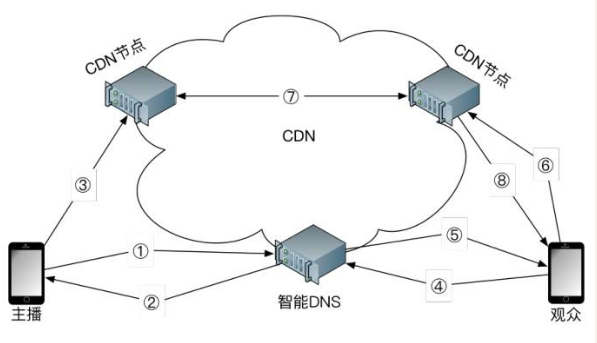
#> input picture BlogPicture/photos/2014-10-27_CDN直播系统架构.png, 597 x 343 px; its folder holds 4 pictures in this run
$ python tool.py   (older library calls are emulated)
#> lines starting #> are read from the running program, lines starting #| are printed output that depends on the picture
### BlogPicture/photos/ImageProcess.py
# coding=utf-8
from PIL import Image
import shutil
import os

class Graphics:
    '''图片处理类

    参数
    -------
    infile: 输入文件路径
    outfile: 输出文件路径
    '''
    def __init__(self, infile, outfile):
        self.infile = infile
        self.outfile = outfile

    # [41 lines left out: functions fixed_size, resize_by_width, resize_by_height, resize_by_size, not called in this run]


    def cut_by_ratio(self):
        """按照图片长宽进行分割

        ------------
        取中间的部分，裁剪成正方形
        """
        im = Image.open(self.infile)
        (x, y) = im.size
        if x > y:
            region = (int(x/2-y/2), 0, int(x/2+y/2), y)
            #裁切图片
            crop_img = im.crop(region)
            #保存裁切后的图片
            crop_img.save(self.outfile)
        elif x < y:
            region = (0, int(y/2-x/2), x, int(y/2+x/2))
            #裁切图片
            crop_img = im.crop(region)
            #保存裁切后的图片
            crop_img.save(self.outfile)

### BlogPicture/photos/tool.py
#coding: utf-8
from PIL import Image
import os
import sys
import json
from datetime import datetime
from ImageProcess import Graphics

# 定义压缩比，数值越大，压缩越小
SIZE_normal = 1.0
SIZE_small = 1.5
SIZE_more_small = 2.0
SIZE_more_small_small = 3.0


def make_directory(directory):
    """创建目录"""
    os.makedirs(directory)

def directory_exists(directory):
    """判断目录是否存在"""
    if os.path.exists(directory):
        return True
    else:
        return False

def list_img_file(directory):
    """列出目录下所有文件，并筛选出图片文件列表返回"""
#> called with directory = '../photos/'
    old_list = os.listdir(directory)
    # print old_list
    new_list = []
    for filename in old_list:
        name,fileformat = filename.split(".")
        if fileformat.lower() == "jpg" or fileformat.lower() == "png" or fileformat.lower() == "gif":
            new_list.append(filename)
    #print new_list
    return new_list


def print_help():
    print("""
    This program helps compress many image files
    you can choose which scale you want to compress your img(jpg/png/etc)
    1) normal compress(4M to 1M around)
    2) small compress(4M to 500K around)
    3) smaller compress(4M to 300K around)
    """)

# [22 lines left out: function compress, not called in this run]
def compress_photo():
    '''调用压缩图片的函数
    '''
    src_dir, des_dir = "../photos/", "../min_photos/"

    if directory_exists(src_dir):
        if not directory_exists(src_dir):
            make_directory(src_dir)
        # business logic
        file_list_src = list_img_file(src_dir)
    if directory_exists(des_dir):
        if not directory_exists(des_dir):
            make_directory(des_dir)
        file_list_des = list_img_file(des_dir)
        # print file_list
    '''如果已经压缩了，就不再压缩'''
    for i in range(len(file_list_des)):
        if file_list_des[i] in file_list_src:
            file_list_src.remove(file_list_des[i])
    compress('4', des_dir, src_dir, file_list_src)

# [41 lines left out: function handle_photo, not called in this run]

def cut_photo():
    """裁剪算法

    ----------
    调用Graphics类中的裁剪算法，将src_dir目录下的文件进行裁剪（裁剪成正方形）
    """
    src_dir = "../photos/"
    if directory_exists(src_dir):
        if not directory_exists(src_dir):
            make_directory(src_dir)
        # business logic
        file_list = list_img_file(src_dir)
        # print file_list
        if file_list:
            print_help()
            for infile in file_list:
                img = Image.open(src_dir+infile)
#> img is the input picture: PIL image 597x343 RGBA; mean R, G, B, A 241.6, 242.4, 242.7, 255
                Graphics(infile=src_dir+infile, outfile=src_dir + infile).cut_by_ratio()
#> in cut_by_ratio, `crop_img = im.crop(region)`:
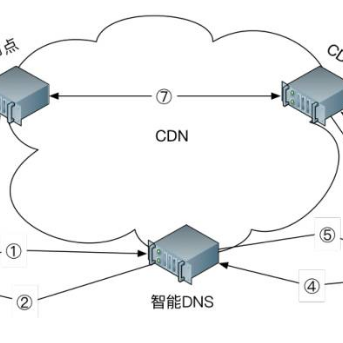
#> crop_img: PIL image 343x343 RGBA; mean R, G, B, A 241.3, 242.5, 243.1, 255
#> pass 2 of the loop in cut_photo, `for infile in file_list:`:
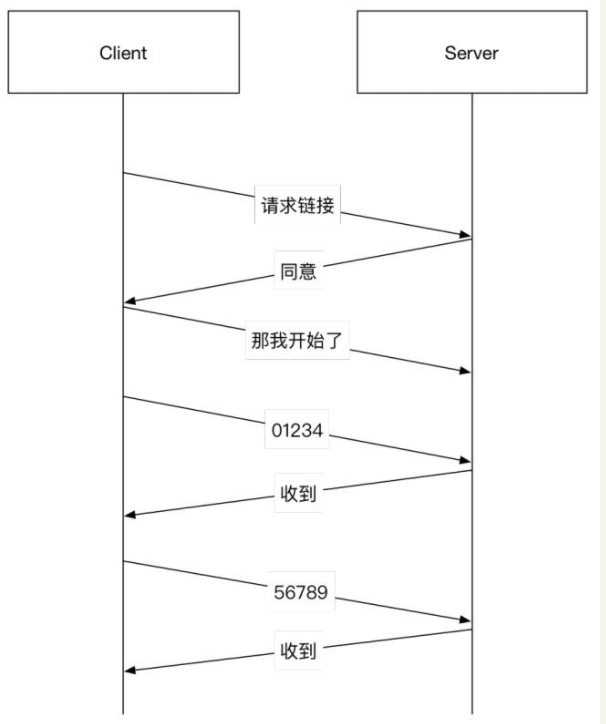
#> input picture BlogPicture/photos/2017-10-05_网络丢包.png, 606 x 724 px
#> in cut_photo, img is the input picture: PIL image 606x724 RGBA; mean R, G, B, A 250.2, 250.1, 250.1, 255
#> in cut_by_ratio (call 2), `crop_img = im.crop(region)`:
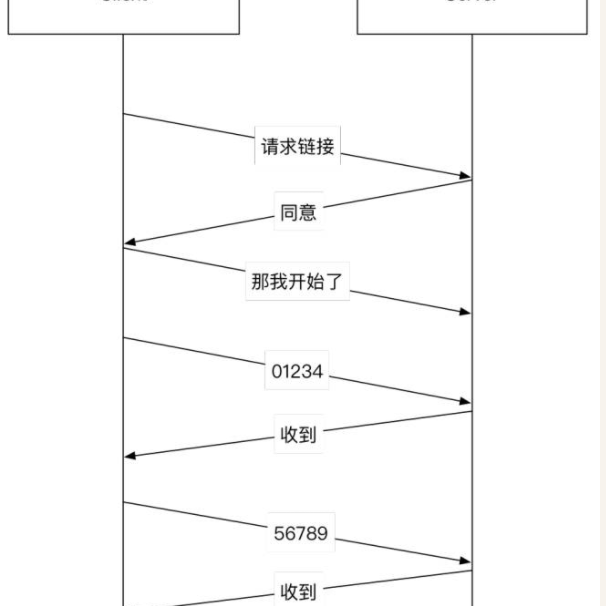
#> crop_img: PIL image 606x606 RGBA; mean R, G, B, A 250.2, 250.2, 250.1, 255
        else:
            pass
    else:
        print("source directory not exist!")


# [10 lines left out: function git_operation, not called in this run]

if __name__ == "__main__":
    cut_photo()        # 裁剪图片，裁剪成正方形，去中间部分
    compress_photo()   # 压缩图片，并保存到mini_photos文件夹下
#> in compress_photo, `src_dir, des_dir = "../photos/", "../min_photos/"`: src_dir = '../photos/'; des_dir = '../min_photos/'
#> in compress_photo, `file_list_src = list_img_file(src_dir)`: file_list_src = ['2014-10-27_CDN直播系统架构.png', '2017-10-05_网络丢包.png', '2017-10-11_漂流.png', '2017-10-11_窗户.png']
#> (the run stopped early here; a loop or call above may not have finished)
